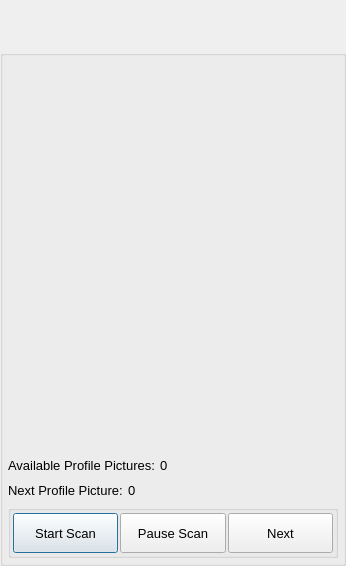
<?xml version="1.0" encoding="UTF-8"?>
<ui version="4.0">
 <class>ScanProfilesDialog</class>
 <widget class="QDialog" name="ScanProfilesDialog">
  <property name="windowModality">
   <enum>Qt::ApplicationModal</enum>
  </property>
  <property name="geometry">
   <rect>
    <x>0</x>
    <y>0</y>
    <width>346</width>
    <height>566</height>
   </rect>
  </property>
  <property name="windowTitle">
   <string>Menu</string>
  </property>
  <property name="windowOpacity">
   <double>1.000000000000000</double>
  </property>
  <property name="toolTip">
   <string/>
  </property>
  <layout class="QVBoxLayout" name="verticalLayout">
   <property name="spacing">
    <number>0</number>
   </property>
   <property name="leftMargin">
    <number>0</number>
   </property>
   <property name="topMargin">
    <number>0</number>
   </property>
   <property name="rightMargin">
    <number>0</number>
   </property>
   <property name="bottomMargin">
    <number>0</number>
   </property>
   <item>
    <widget class="TitleBarWidget" name="m_TitleBarWidget" native="true">
     <property name="sizePolicy">
      <sizepolicy hsizetype="Preferred" vsizetype="Preferred">
       <horstretch>0</horstretch>
       <verstretch>0</verstretch>
      </sizepolicy>
     </property>
     <property name="minimumSize">
      <size>
       <width>0</width>
       <height>50</height>
      </size>
     </property>
     <property name="maximumSize">
      <size>
       <width>16777215</width>
       <height>103</height>
      </size>
     </property>
    </widget>
   </item>
   <item>
    <widget class="QGroupBox" name="ItemsGroupBox">
     <property name="minimumSize">
      <size>
       <width>0</width>
       <height>0</height>
      </size>
     </property>
     <property name="font">
      <font>
       <pointsize>10</pointsize>
      </font>
     </property>
     <property name="title">
      <string/>
     </property>
     <layout class="QVBoxLayout" name="verticalLayout_2">
      <property name="spacing">
       <number>5</number>
      </property>
      <property name="leftMargin">
       <number>5</number>
      </property>
      <property name="topMargin">
       <number>5</number>
      </property>
      <property name="rightMargin">
       <number>5</number>
      </property>
      <property name="bottomMargin">
       <number>5</number>
      </property>
      <item>
       <widget class="QLabel" name="m_StatusLabel">
        <property name="text">
         <string notr="true"/>
        </property>
       </widget>
      </item>
      <item>
       <widget class="QLabel" name="ProfileFrame">
        <property name="sizePolicy">
         <sizepolicy hsizetype="Expanding" vsizetype="Expanding">
          <horstretch>0</horstretch>
          <verstretch>0</verstretch>
         </sizepolicy>
        </property>
        <property name="minimumSize">
         <size>
          <width>320</width>
          <height>200</height>
         </size>
        </property>
        <property name="pixmap">
         <pixmap>:/TruthOrDare/Resources/storyboard_background.png</pixmap>
        </property>
        <property name="scaledContents">
         <bool>true</bool>
        </property>
       </widget>
      </item>
      <item>
       <widget class="IdentWidget" name="FriendIdentWidget" native="true">
        <property name="sizePolicy">
         <sizepolicy hsizetype="Preferred" vsizetype="Fixed">
          <horstretch>0</horstretch>
          <verstretch>0</verstretch>
         </sizepolicy>
        </property>
        <property name="minimumSize">
         <size>
          <width>0</width>
          <height>50</height>
         </size>
        </property>
        <property name="maximumSize">
         <size>
          <width>16777215</width>
          <height>50</height>
         </size>
        </property>
       </widget>
      </item>
      <item>
       <widget class="QLabel" name="ScanStatusLabel">
        <property name="font">
         <font>
          <pointsize>10</pointsize>
         </font>
        </property>
        <property name="text">
         <string/>
        </property>
       </widget>
      </item>
      <item>
       <layout class="QHBoxLayout" name="horizontalLayout_5">
        <item>
         <widget class="QLabel" name="m_AvailPicturesTitleLabel">
          <property name="font">
           <font>
            <pointsize>10</pointsize>
           </font>
          </property>
          <property name="text">
           <string>Available Profile Pictures:</string>
          </property>
         </widget>
        </item>
        <item>
         <widget class="QLabel" name="m_AvailPicturesValueLabel">
          <property name="font">
           <font>
            <pointsize>10</pointsize>
           </font>
          </property>
          <property name="text">
           <string>0</string>
          </property>
         </widget>
        </item>
        <item>
         <spacer name="horizontalSpacer_2">
          <property name="orientation">
           <enum>Qt::Horizontal</enum>
          </property>
          <property name="sizeHint" stdset="0">
           <size>
            <width>40</width>
            <height>20</height>
           </size>
          </property>
         </spacer>
        </item>
       </layout>
      </item>
      <item>
       <layout class="QHBoxLayout" name="horizontalLayout_4">
        <item>
         <widget class="QLabel" name="CountdownLabel">
          <property name="font">
           <font>
            <pointsize>10</pointsize>
           </font>
          </property>
          <property name="text">
           <string>Next Profile Picture:</string>
          </property>
         </widget>
        </item>
        <item>
         <widget class="QLabel" name="CountdownValue">
          <property name="font">
           <font>
            <pointsize>10</pointsize>
           </font>
          </property>
          <property name="text">
           <string>0</string>
          </property>
         </widget>
        </item>
        <item>
         <spacer name="horizontalSpacer">
          <property name="orientation">
           <enum>Qt::Horizontal</enum>
          </property>
          <property name="sizeHint" stdset="0">
           <size>
            <width>40</width>
            <height>20</height>
           </size>
          </property>
         </spacer>
        </item>
       </layout>
      </item>
      <item>
       <widget class="QGroupBox" name="ScanButtonBox">
        <property name="title">
         <string/>
        </property>
        <layout class="QHBoxLayout" name="horizontalLayout_2">
         <property name="spacing">
          <number>2</number>
         </property>
         <property name="leftMargin">
          <number>2</number>
         </property>
         <property name="topMargin">
          <number>2</number>
         </property>
         <property name="rightMargin">
          <number>2</number>
         </property>
         <property name="bottomMargin">
          <number>2</number>
         </property>
         <item>
          <widget class="QPushButton" name="m_StartScanButton">
           <property name="minimumSize">
            <size>
             <width>0</width>
             <height>40</height>
            </size>
           </property>
           <property name="text">
            <string>Start Scan</string>
           </property>
          </widget>
         </item>
         <item>
          <widget class="QPushButton" name="m_PauseScanButton">
           <property name="minimumSize">
            <size>
             <width>0</width>
             <height>40</height>
            </size>
           </property>
           <property name="text">
            <string>Pause Scan</string>
           </property>
          </widget>
         </item>
         <item>
          <widget class="QPushButton" name="m_NextScanButton">
           <property name="minimumSize">
            <size>
             <width>0</width>
             <height>40</height>
            </size>
           </property>
           <property name="maximumSize">
            <size>
             <width>16777215</width>
             <height>40</height>
            </size>
           </property>
           <property name="text">
            <string>Next</string>
           </property>
          </widget>
         </item>
        </layout>
       </widget>
      </item>
     </layout>
    </widget>
   </item>
   <item>
    <widget class="BottomBarWidget" name="m_BottomBarWidget" native="true">
     <property name="sizePolicy">
      <sizepolicy hsizetype="Expanding" vsizetype="Minimum">
       <horstretch>0</horstretch>
       <verstretch>0</verstretch>
      </sizepolicy>
     </property>
     <property name="minimumSize">
      <size>
       <width>30</width>
       <height>0</height>
      </size>
     </property>
     <property name="autoFillBackground">
      <bool>true</bool>
     </property>
    </widget>
   </item>
  </layout>
 </widget>
 <customwidgets>
  <customwidget>
   <class>TitleBarWidget</class>
   <extends>QWidget</extends>
   <header>TitleBarWidget.h</header>
   <container>1</container>
  </customwidget>
  <customwidget>
   <class>BottomBarWidget</class>
   <extends>QWidget</extends>
   <header location="global">BottomBarWidget.h</header>
   <container>1</container>
  </customwidget>
  <customwidget>
   <class>IdentWidget</class>
   <extends>QWidget</extends>
   <header location="global">IdentWidget.h</header>
   <container>1</container>
  </customwidget>
 </customwidgets>
 <resources/>
 <connections/>
</ui>
